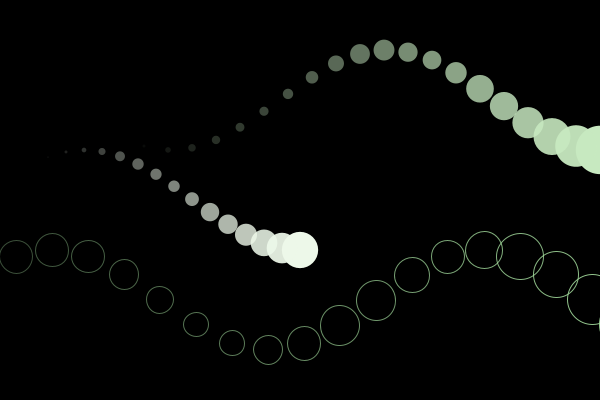
Frame 1 (no input)
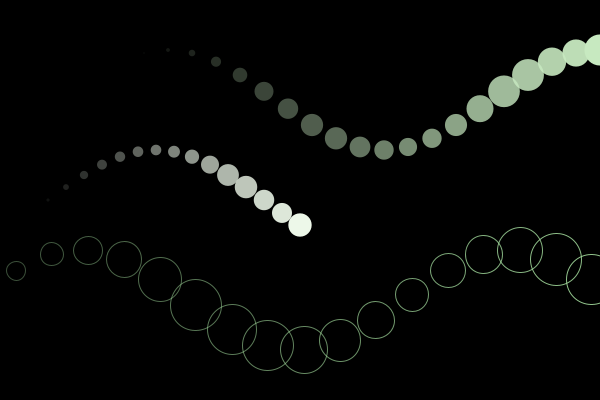
Frame 60 (the mouse pressed at the canvas centre just before this capture)
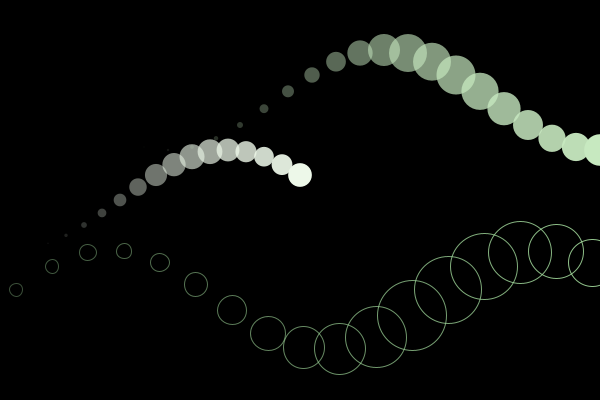
Frame 120 (the mouse held since frame 60 and released just before this capture)

The Processing sketch that drew these frames (run headless with seeded random() and noise(); from frame 60 on, the mouse is pressed at the canvas centre):

// Processing sketch: fill
// ── fill.pde
void setup() {
    size(600, 400);
}

void draw() {
    background(0);
    nyoro(15, width / 2, height / 2, color(237, 248, 233), 1.0, true);
    nyoro(20, width, height / 4, color(199, 233, 192), 3.0, true);
    nyoro(30, width + 100, 3 * height / 4, color(161, 217, 155), 0.4, false);
}

void nyoro(int n, int x, int y, color c, float sp, Boolean fill) {
    for (int i = 0; i < n; i++) {
        if (fill) {
            noStroke();
            fill(c, (n - i) * 255 / n);
        } else {
            noFill();
            stroke(c, (n - i) * 255 / n);
        }
        ellipse(
            x - n * i * width / 500, 
            y + 50 * cos(radians(n * i + frameCount * sp)), 
            (n - i) * 4 * noise(float(i * 10 + frameCount) / 100), 
            (n - i) * 4 * noise(float(i * 10 + frameCount) / 100)
            );
    }
}
